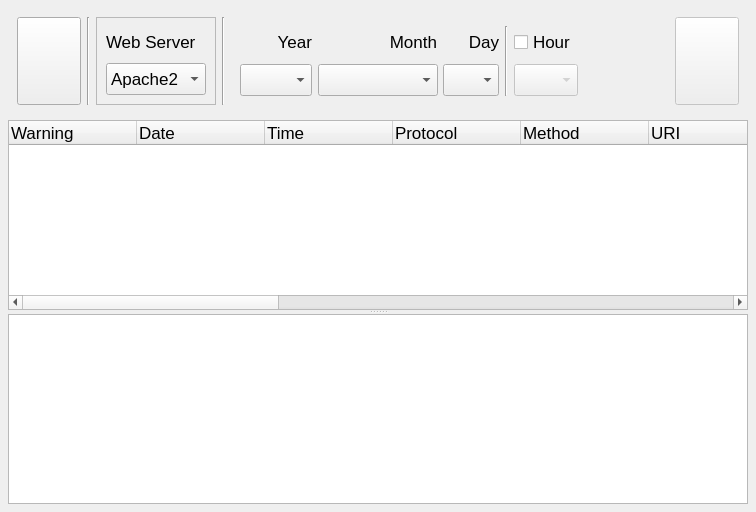
          <widget class="QWidget" name="StatsTabsPage1">
           <layout class="QGridLayout" name="gridLayout_24">
            <property name="leftMargin">
             <number>8</number>
            </property>
            <property name="topMargin">
             <number>8</number>
            </property>
            <property name="rightMargin">
             <number>8</number>
            </property>
            <property name="bottomMargin">
             <number>8</number>
            </property>
            <item row="0" column="0">
             <widget class="QFrame" name="frame_StatsWarn_Opt">
              <property name="sizePolicy">
               <sizepolicy hsizetype="Preferred" vsizetype="Preferred">
                <horstretch>0</horstretch>
                <verstretch>0</verstretch>
               </sizepolicy>
              </property>
              <layout class="QGridLayout" name="gridLayout_23">
               <item row="0" column="0">
                <widget class="QPushButton" name="button_StatsWarn_Draw">
                 <property name="minimumSize">
                  <size>
                   <width>64</width>
                   <height>88</height>
                  </size>
                 </property>
                 <property name="maximumSize">
                  <size>
                   <width>64</width>
                   <height>88</height>
                  </size>
                 </property>
                 <property name="font">
                  <font>
                   <pointsize>23</pointsize>
                  </font>
                 </property>
                 <property name="cursor">
                  <cursorShape>PointingHandCursor</cursorShape>
                 </property>
                 <property name="toolTip">
                  <string>Draw the chart</string>
                 </property>
                 <property name="iconSize">
                  <size>
                   <width>44</width>
                   <height>44</height>
                  </size>
                 </property>
                </widget>
               </item>
               <item row="0" column="1">
                <widget class="Line" name="gline_StatsWarn_1">
                 <property name="orientation">
                  <enum>Qt::Vertical</enum>
                 </property>
                </widget>
               </item>
               <item row="0" column="2">
                <widget class="QFrame" name="frame_StatsWarn_Logs">
                 <property name="frameShape">
                  <enum>QFrame::StyledPanel</enum>
                 </property>
                 <property name="frameShadow">
                  <enum>QFrame::Sunken</enum>
                 </property>
                 <layout class="QGridLayout" name="gridLayout_7">
                  <item row="0" column="0">
                   <widget class="QLabel" name="label_StatsWarn_WebServer">
                    <property name="font">
                     <font>
                      <pointsize>13</pointsize>
                     </font>
                    </property>
                    <property name="text">
                     <string>Web Server</string>
                    </property>
                   </widget>
                  </item>
                  <item row="1" column="0">
                   <widget class="QComboBox" name="box_StatsWarn_WebServer">
                    <property name="minimumSize">
                     <size>
                      <width>100</width>
                      <height>32</height>
                     </size>
                    </property>
                    <property name="maximumSize">
                     <size>
                      <width>16777215</width>
                      <height>32</height>
                     </size>
                    </property>
                    <property name="font">
                     <font>
                      <pointsize>13</pointsize>
                     </font>
                    </property>
                    <property name="toolTip">
                     <string>Select a Web Server</string>
                    </property>
                    <property name="sizeAdjustPolicy">
                     <enum>QComboBox::AdjustToContents</enum>
                    </property>
                    <item>
                     <property name="text">
                      <string>Apache2</string>
                     </property>
                    </item>
                    <item>
                     <property name="text">
                      <string>Nginx</string>
                     </property>
                    </item>
                    <item>
                     <property name="text">
                      <string>IIS</string>
                     </property>
                    </item>
                   </widget>
                  </item>
                 </layout>
                </widget>
               </item>
               <item row="0" column="3">
                <widget class="Line" name="gline_StatsWarn_2">
                 <property name="orientation">
                  <enum>Qt::Vertical</enum>
                 </property>
                </widget>
               </item>
               <item row="0" column="4">
                <widget class="QFrame" name="frame_StatsWarn_Date">
                 <property name="maximumSize">
                  <size>
                   <width>356</width>
                   <height>16777215</height>
                  </size>
                 </property>
                 <layout class="QGridLayout" name="gridLayout_22">
                  <item row="0" column="0">
                   <widget class="QLabel" name="label_StatsWarn_Year">
                    <property name="font">
                     <font>
                      <pointsize>13</pointsize>
                     </font>
                    </property>
                    <property name="text">
                     <string>Year</string>
                    </property>
                    <property name="alignment">
                     <set>Qt::AlignRight|Qt::AlignTrailing|Qt::AlignVCenter</set>
                    </property>
                   </widget>
                  </item>
                  <item row="0" column="1">
                   <widget class="QLabel" name="label_StatsWarn_Month">
                    <property name="font">
                     <font>
                      <pointsize>13</pointsize>
                     </font>
                    </property>
                    <property name="text">
                     <string>Month</string>
                    </property>
                    <property name="alignment">
                     <set>Qt::AlignRight|Qt::AlignTrailing|Qt::AlignVCenter</set>
                    </property>
                   </widget>
                  </item>
                  <item row="0" column="2">
                   <widget class="QLabel" name="label_StatsWarn_Day">
                    <property name="font">
                     <font>
                      <pointsize>13</pointsize>
                     </font>
                    </property>
                    <property name="text">
                     <string>Day</string>
                    </property>
                    <property name="alignment">
                     <set>Qt::AlignRight|Qt::AlignTrailing|Qt::AlignVCenter</set>
                    </property>
                   </widget>
                  </item>
                  <item row="0" column="3" rowspan="2">
                   <widget class="Line" name="gline_StatsWarn_3">
                    <property name="orientation">
                     <enum>Qt::Vertical</enum>
                    </property>
                   </widget>
                  </item>
                  <item row="0" column="4">
                   <widget class="QCheckBox" name="checkBox_StatsWarn_Hour">
                    <property name="sizePolicy">
                     <sizepolicy hsizetype="MinimumExpanding" vsizetype="Preferred">
                      <horstretch>0</horstretch>
                      <verstretch>0</verstretch>
                     </sizepolicy>
                    </property>
                    <property name="font">
                     <font>
                      <pointsize>13</pointsize>
                     </font>
                    </property>
                    <property name="layoutDirection">
                     <enum>Qt::LeftToRight</enum>
                    </property>
                    <property name="text">
                     <string>Hour</string>
                    </property>
                   </widget>
                  </item>
                  <item row="1" column="0">
                   <widget class="QComboBox" name="box_StatsWarn_Year">
                    <property name="sizePolicy">
                     <sizepolicy hsizetype="Fixed" vsizetype="Fixed">
                      <horstretch>0</horstretch>
                      <verstretch>0</verstretch>
                     </sizepolicy>
                    </property>
                    <property name="minimumSize">
                     <size>
                      <width>72</width>
                      <height>32</height>
                     </size>
                    </property>
                    <property name="maximumSize">
                     <size>
                      <width>72</width>
                      <height>32</height>
                     </size>
                    </property>
                    <property name="font">
                     <font>
                      <pointsize>13</pointsize>
                     </font>
                    </property>
                    <property name="placeholderText">
                     <string notr="true">-</string>
                    </property>
                   </widget>
                  </item>
                  <item row="1" column="1">
                   <widget class="QComboBox" name="box_StatsWarn_Month">
                    <property name="minimumSize">
                     <size>
                      <width>120</width>
                      <height>32</height>
                     </size>
                    </property>
                    <property name="maximumSize">
                     <size>
                      <width>16777215</width>
                      <height>32</height>
                     </size>
                    </property>
                    <property name="font">
                     <font>
                      <pointsize>13</pointsize>
                     </font>
                    </property>
                    <property name="placeholderText">
                     <string notr="true">-</string>
                    </property>
                   </widget>
                  </item>
                  <item row="1" column="2">
                   <widget class="QComboBox" name="box_StatsWarn_Day">
                    <property name="minimumSize">
                     <size>
                      <width>56</width>
                      <height>32</height>
                     </size>
                    </property>
                    <property name="maximumSize">
                     <size>
                      <width>56</width>
                      <height>32</height>
                     </size>
                    </property>
                    <property name="font">
                     <font>
                      <pointsize>13</pointsize>
                     </font>
                    </property>
                    <property name="placeholderText">
                     <string notr="true">-</string>
                    </property>
                   </widget>
                  </item>
                  <item row="1" column="4" alignment="Qt::AlignLeft">
                   <widget class="QComboBox" name="box_StatsWarn_Hour">
                    <property name="enabled">
                     <bool>false</bool>
                    </property>
                    <property name="sizePolicy">
                     <sizepolicy hsizetype="MinimumExpanding" vsizetype="Fixed">
                      <horstretch>0</horstretch>
                      <verstretch>0</verstretch>
                     </sizepolicy>
                    </property>
                    <property name="minimumSize">
                     <size>
                      <width>64</width>
                      <height>32</height>
                     </size>
                    </property>
                    <property name="maximumSize">
                     <size>
                      <width>64</width>
                      <height>32</height>
                     </size>
                    </property>
                    <property name="font">
                     <font>
                      <pointsize>13</pointsize>
                     </font>
                    </property>
                    <property name="placeholderText">
                     <string notr="true">*</string>
                    </property>
                   </widget>
                  </item>
                 </layout>
                </widget>
               </item>
               <item row="0" column="5">
                <spacer name="spacer_StatsWarn_1">
                 <property name="orientation">
                  <enum>Qt::Horizontal</enum>
                 </property>
                 <property name="sizeHint" stdset="0">
                  <size>
                   <width>82</width>
                   <height>20</height>
                  </size>
                 </property>
                </spacer>
               </item>
               <item row="0" column="6">
                <widget class="QPushButton" name="button_StatsWarn_Update">
                 <property name="enabled">
                  <bool>false</bool>
                 </property>
                 <property name="minimumSize">
                  <size>
                   <width>64</width>
                   <height>88</height>
                  </size>
                 </property>
                 <property name="maximumSize">
                  <size>
                   <width>64</width>
                   <height>88</height>
                  </size>
                 </property>
                 <property name="font">
                  <font>
                   <pointsize>23</pointsize>
                  </font>
                 </property>
                 <property name="cursor">
                  <cursorShape>PointingHandCursor</cursorShape>
                 </property>
                 <property name="toolTip">
                  <string>Update the database with current Warning States</string>
                 </property>
                 <property name="iconSize">
                  <size>
                   <width>44</width>
                   <height>44</height>
                  </size>
                 </property>
                </widget>
               </item>
              </layout>
             </widget>
            </item>
            <item row="1" column="0">
             <widget class="QSplitter" name="splitter_StatsWarn">
              <property name="orientation">
               <enum>Qt::Vertical</enum>
              </property>
              <widget class="QTableWidget" name="table_StatsWarn">
               <property name="font">
                <font>
                 <pointsize>13</pointsize>
                </font>
               </property>
               <property name="editTriggers">
                <set>QAbstractItemView::NoEditTriggers</set>
               </property>
               <property name="showDropIndicator" stdset="0">
                <bool>false</bool>
               </property>
               <property name="dragDropOverwriteMode">
                <bool>false</bool>
               </property>
               <property name="horizontalScrollMode">
                <enum>QAbstractItemView::ScrollPerPixel</enum>
               </property>
               <property name="sortingEnabled">
                <bool>true</bool>
               </property>
               <attribute name="horizontalHeaderMinimumSectionSize">
                <number>64</number>
               </attribute>
               <attribute name="horizontalHeaderDefaultSectionSize">
                <number>128</number>
               </attribute>
               <attribute name="horizontalHeaderStretchLastSection">
                <bool>true</bool>
               </attribute>
               <column>
                <property name="text">
                 <string notr="true">Warning</string>
                </property>
                <property name="toolTip">
                 <string>Log line marked as Warning</string>
                </property>
                <property name="textAlignment">
                 <set>AlignLeading|AlignVCenter</set>
                </property>
               </column>
               <column>
                <property name="text">
                 <string notr="true">Date</string>
                </property>
                <property name="toolTip">
                 <string>Date when the request arrived (YYYY-MM-DD)</string>
                </property>
                <property name="textAlignment">
                 <set>AlignLeading|AlignVCenter</set>
                </property>
               </column>
               <column>
                <property name="text">
                 <string notr="true">Time</string>
                </property>
                <property name="toolTip">
                 <string>Time when the request arrived (hh:mm:ss)</string>
                </property>
                <property name="textAlignment">
                 <set>AlignLeading|AlignVCenter</set>
                </property>
               </column>
               <column>
                <property name="text">
                 <string notr="true">Protocol</string>
                </property>
                <property name="toolTip">
                 <string>Protocol of the request</string>
                </property>
                <property name="textAlignment">
                 <set>AlignLeading|AlignVCenter</set>
                </property>
               </column>
               <column>
                <property name="text">
                 <string notr="true">Method</string>
                </property>
                <property name="toolTip">
                 <string>Method of the request</string>
                </property>
                <property name="textAlignment">
                 <set>AlignLeading|AlignVCenter</set>
                </property>
               </column>
               <column>
                <property name="text">
                 <string notr="true">URI</string>
                </property>
                <property name="toolTip">
                 <string>URI of the requested page</string>
                </property>
                <property name="textAlignment">
                 <set>AlignLeading|AlignVCenter</set>
                </property>
               </column>
               <column>
                <property name="text">
                 <string notr="true">Query</string>
                </property>
                <property name="toolTip">
                 <string>Query carried along with the URI</string>
                </property>
                <property name="textAlignment">
                 <set>AlignLeading|AlignVCenter</set>
                </property>
               </column>
               <column>
                <property name="text">
                 <string notr="true">Response code</string>
                </property>
                <property name="toolTip">
                 <string>Response code from the server</string>
                </property>
                <property name="textAlignment">
                 <set>AlignLeading|AlignVCenter</set>
                </property>
               </column>
               <column>
                <property name="text">
                 <string notr="true">Referrer</string>
                </property>
                <property name="toolTip">
                 <string>The URL which redirected the Client to the requested page</string>
                </property>
                <property name="textAlignment">
                 <set>AlignLeading|AlignVCenter</set>
                </property>
               </column>
               <column>
                <property name="text">
                 <string notr="true">Cookie</string>
                </property>
                <property name="toolTip">
                 <string>Cookie used for the request</string>
                </property>
                <property name="textAlignment">
                 <set>AlignLeading|AlignVCenter</set>
                </property>
               </column>
               <column>
                <property name="text">
                 <string notr="true">User-agent</string>
                </property>
                <property name="toolTip">
                 <string>User-agent of the client which made the request</string>
                </property>
                <property name="textAlignment">
                 <set>AlignLeading|AlignVCenter</set>
                </property>
               </column>
               <column>
                <property name="text">
                 <string notr="true">Client</string>
                </property>
                <property name="toolTip">
                 <string>IP address of the Client which made the request</string>
                </property>
                <property name="textAlignment">
                 <set>AlignLeading|AlignVCenter</set>
                </property>
               </column>
               <column>
                <property name="text">
                 <string notr="true">Bytes received</string>
                </property>
                <property name="toolTip">
                 <string>Size ib Bytes of the request, usually includes header and data</string>
                </property>
                <property name="textAlignment">
                 <set>AlignLeading|AlignVCenter</set>
                </property>
               </column>
               <column>
                <property name="text">
                 <string notr="true">Bytes sent</string>
                </property>
                <property name="toolTip">
                 <string>Size in Bytes of the served content, usually includes header and data</string>
                </property>
                <property name="textAlignment">
                 <set>AlignLeading|AlignVCenter</set>
                </property>
               </column>
               <column>
                <property name="text">
                 <string notr="true">Time taken</string>
                </property>
                <property name="toolTip">
                 <string>Time taken by the server to serve the content, in milliseconds</string>
                </property>
                <property name="textAlignment">
                 <set>AlignLeading|AlignVCenter</set>
                </property>
               </column>
               <column>
                <property name="text">
                 <string notr="true">rowid</string>
                </property>
                <property name="toolTip">
                 <string notr="true"/>
                </property>
                <property name="textAlignment">
                 <set>AlignLeading|AlignVCenter</set>
                </property>
               </column>
              </widget>
              <widget class="QChartView" name="chart_StatsWarn"/>
             </widget>
            </item>
           </layout>
          </widget>
